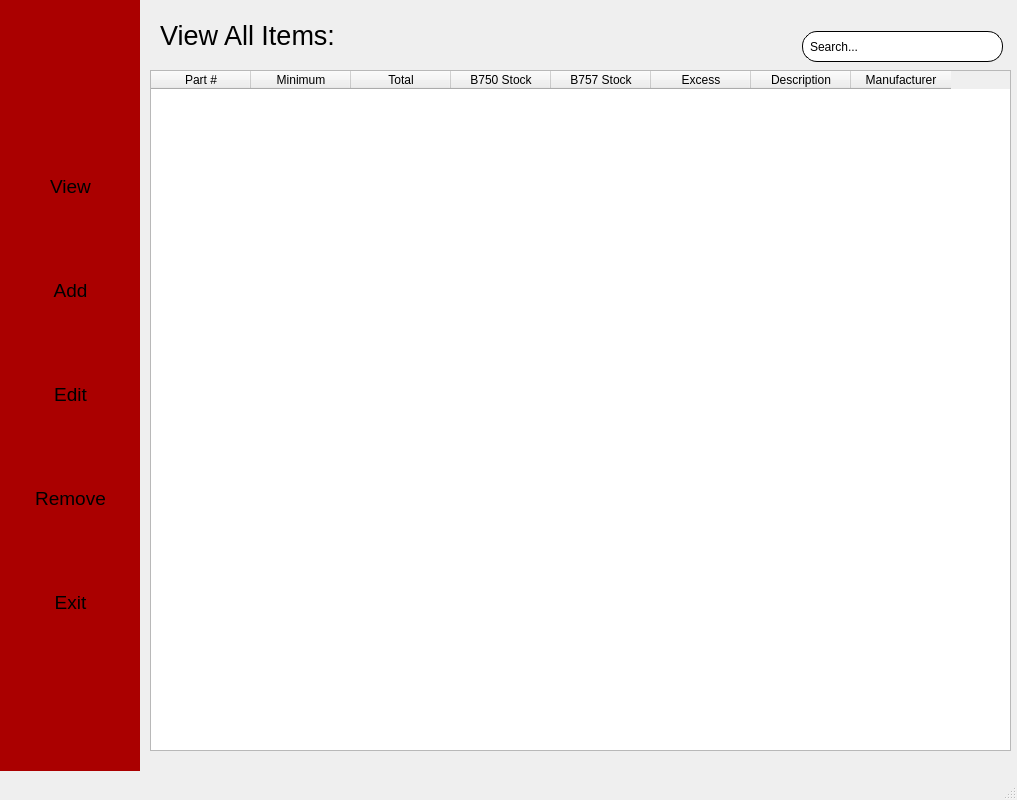
<?xml version="1.0" encoding="UTF-8"?>
<ui version="4.0">
 <class>MainWindow</class>
 <widget class="QMainWindow" name="MainWindow">
  <property name="windowModality">
   <enum>Qt::NonModal</enum>
  </property>
  <property name="geometry">
   <rect>
    <x>0</x>
    <y>0</y>
    <width>1017</width>
    <height>800</height>
   </rect>
  </property>
  <property name="windowTitle">
   <string>PAGE | SLAC Inventory Management Application</string>
  </property>
  <property name="windowIcon">
   <iconset>
    <normaloff>../../bin/images/slac_logo.jpg</normaloff>../../bin/images/slac_logo.jpg</iconset>
  </property>
  <property name="styleSheet">
   <string notr="true"/>
  </property>
  <widget class="QWidget" name="centralwidget">
   <widget class="QStackedWidget" name="stackedWidget">
    <property name="geometry">
     <rect>
      <x>140</x>
      <y>0</y>
      <width>871</width>
      <height>751</height>
     </rect>
    </property>
    <property name="currentIndex">
     <number>0</number>
    </property>
    <widget class="QWidget" name="page">
     <widget class="QLabel" name="label">
      <property name="geometry">
       <rect>
        <x>20</x>
        <y>20</y>
        <width>221</width>
        <height>31</height>
       </rect>
      </property>
      <property name="font">
       <font>
        <pointsize>20</pointsize>
       </font>
      </property>
      <property name="text">
       <string>View All Items:</string>
      </property>
     </widget>
     <widget class="QTableWidget" name="tableWidget">
      <property name="geometry">
       <rect>
        <x>10</x>
        <y>70</y>
        <width>861</width>
        <height>681</height>
       </rect>
      </property>
      <column>
       <property name="text">
        <string>Part #</string>
       </property>
      </column>
      <column>
       <property name="text">
        <string>Minimum</string>
       </property>
      </column>
      <column>
       <property name="text">
        <string>Total</string>
       </property>
      </column>
      <column>
       <property name="text">
        <string>B750 Stock</string>
       </property>
      </column>
      <column>
       <property name="text">
        <string>B757 Stock</string>
       </property>
      </column>
      <column>
       <property name="text">
        <string>Excess</string>
       </property>
      </column>
      <column>
       <property name="text">
        <string>Description</string>
       </property>
      </column>
      <column>
       <property name="text">
        <string>Manufacturer</string>
       </property>
      </column>
     </widget>
     <widget class="QLineEdit" name="search_lineEdit">
      <property name="geometry">
       <rect>
        <x>662</x>
        <y>31</y>
        <width>201</width>
        <height>31</height>
       </rect>
      </property>
      <property name="styleSheet">
       <string notr="true">#search_lineEdit {
border: 1px solid black;
border-radius: 15px;
padding-left: 5%;
}</string>
      </property>
      <property name="text">
       <string>Search...</string>
      </property>
     </widget>
    </widget>
    <widget class="QWidget" name="page_2">
     <widget class="QLabel" name="label_2">
      <property name="geometry">
       <rect>
        <x>390</x>
        <y>200</y>
        <width>55</width>
        <height>16</height>
       </rect>
      </property>
      <property name="text">
       <string>page 2</string>
      </property>
     </widget>
    </widget>
   </widget>
   <widget class="QWidget" name="sideUI" native="true">
    <property name="geometry">
     <rect>
      <x>0</x>
      <y>0</y>
      <width>140</width>
      <height>771</height>
     </rect>
    </property>
    <property name="styleSheet">
     <string notr="true">#sideUI {
	background-color: rgb(170, 0, 0);
}</string>
    </property>
    <widget class="QWidget" name="verticalLayoutWidget">
     <property name="geometry">
      <rect>
       <x>0</x>
       <y>100</y>
       <width>141</width>
       <height>591</height>
      </rect>
     </property>
     <layout class="QVBoxLayout" name="vertical_box">
      <item>
       <widget class="QPushButton" name="view_btn">
        <property name="font">
         <font>
          <pointsize>14</pointsize>
          <weight>50</weight>
          <bold>false</bold>
         </font>
        </property>
        <property name="styleSheet">
         <string notr="true">border-radius: 15;</string>
        </property>
        <property name="text">
         <string>View</string>
        </property>
       </widget>
      </item>
      <item>
       <widget class="QPushButton" name="add_btn">
        <property name="font">
         <font>
          <pointsize>14</pointsize>
          <weight>50</weight>
          <bold>false</bold>
         </font>
        </property>
        <property name="styleSheet">
         <string notr="true">border-radius: 15;</string>
        </property>
        <property name="text">
         <string>Add</string>
        </property>
       </widget>
      </item>
      <item>
       <widget class="QPushButton" name="edit_btn">
        <property name="font">
         <font>
          <pointsize>14</pointsize>
          <weight>50</weight>
          <bold>false</bold>
         </font>
        </property>
        <property name="styleSheet">
         <string notr="true">border-radius: 15;</string>
        </property>
        <property name="text">
         <string>Edit</string>
        </property>
       </widget>
      </item>
      <item>
       <widget class="QPushButton" name="remove_btn">
        <property name="font">
         <font>
          <pointsize>14</pointsize>
          <weight>50</weight>
          <bold>false</bold>
         </font>
        </property>
        <property name="styleSheet">
         <string notr="true">border-radius: 15;</string>
        </property>
        <property name="text">
         <string>Remove</string>
        </property>
       </widget>
      </item>
      <item>
       <widget class="QPushButton" name="exit_btn">
        <property name="font">
         <font>
          <pointsize>14</pointsize>
          <weight>50</weight>
          <bold>false</bold>
         </font>
        </property>
        <property name="styleSheet">
         <string notr="true">border-radius: 15;</string>
        </property>
        <property name="text">
         <string>Exit</string>
        </property>
       </widget>
      </item>
     </layout>
    </widget>
   </widget>
  </widget>
  <widget class="QMenuBar" name="menubar">
   <property name="geometry">
    <rect>
     <x>0</x>
     <y>0</y>
     <width>1017</width>
     <height>26</height>
    </rect>
   </property>
  </widget>
  <widget class="QStatusBar" name="statusbar"/>
 </widget>
 <resources/>
 <connections/>
</ui>
